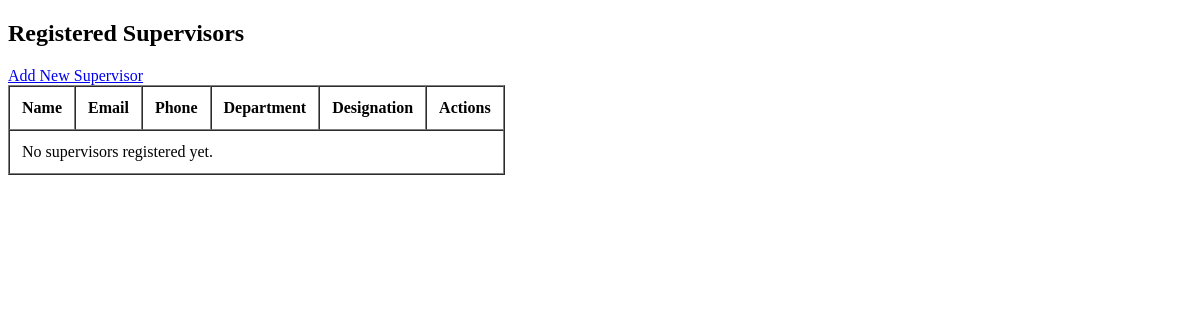
The page /students/supervisors/ on the database as committed earlier.
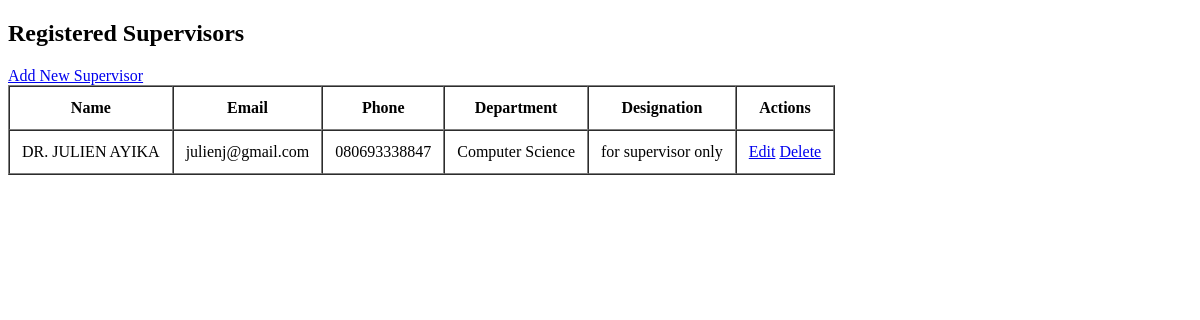
The same page on the database as committed later.
### students/models.py (models this page shows, shortened)
class Supervisor(models.Model):
    full_name = models.CharField(max_length=150)
    email = models.EmailField(unique=True)
    phone = models.CharField(max_length=20)
    department = models.CharField(max_length=100)
    designation = models.CharField(max_length=100)
    created_at = models.DateTimeField(auto_now_add=True)

### students/views.py (the view)
# urls.py: path('supervisors/', views.supervisor_list, name='supervisor_list'),
def supervisor_list(request):
    supervisors = Supervisor.objects.all()
    return render(request, 'students/supervisor_list.html', {
        'supervisors': supervisors
    })

### students/templates/students/supervisor_list.html (shortened to what this page needs)
<!DOCTYPE html>
<html>
<head>
</head>
<body>
<h2>Registered Supervisors</h2>
<a href="{% url 'supervisor_create' %}">Add New Supervisor</a>
<table border="1" cellpadding="12" cellspacing="0">
    <tr>
        <th>Name</th>
        <th>Email</th>
        <th>Phone</th>
        <th>Department</th>
        <th>Designation</th>
        <th>Actions</th>
    </tr>
    {% for supervisor in supervisors %}
    <tr>
        <td>{{ supervisor.full_name }}</td>
        <td>{{ supervisor.email }}</td>
        <td>{{ supervisor.phone }}</td>
        <td>{{ supervisor.department }}</td>
        <td>{{ supervisor.designation }}</td>
        <td>
            <a href="{% url 'supervisor_update' supervisor.id %}">Edit</a>
            <a href="{% url 'supervisor_delete' supervisor.id %}">Delete</a>
        </td>
    </tr>
    {% empty %}
    <tr>
        <td colspan="6">No supervisors registered yet.</td>
    </tr>
    {% endfor %}
</table>
</body>
</html>

Rows that differ between the two databases and show on the page:
added Supervisor: full_name "DR. JULIEN AYIKA", email "julienj@gmail.com", phone "080693338847", department "Computer Science", designation "for supervisor only"
Other text that changed with them:
text no longer shown: "No supervisors registered yet."
